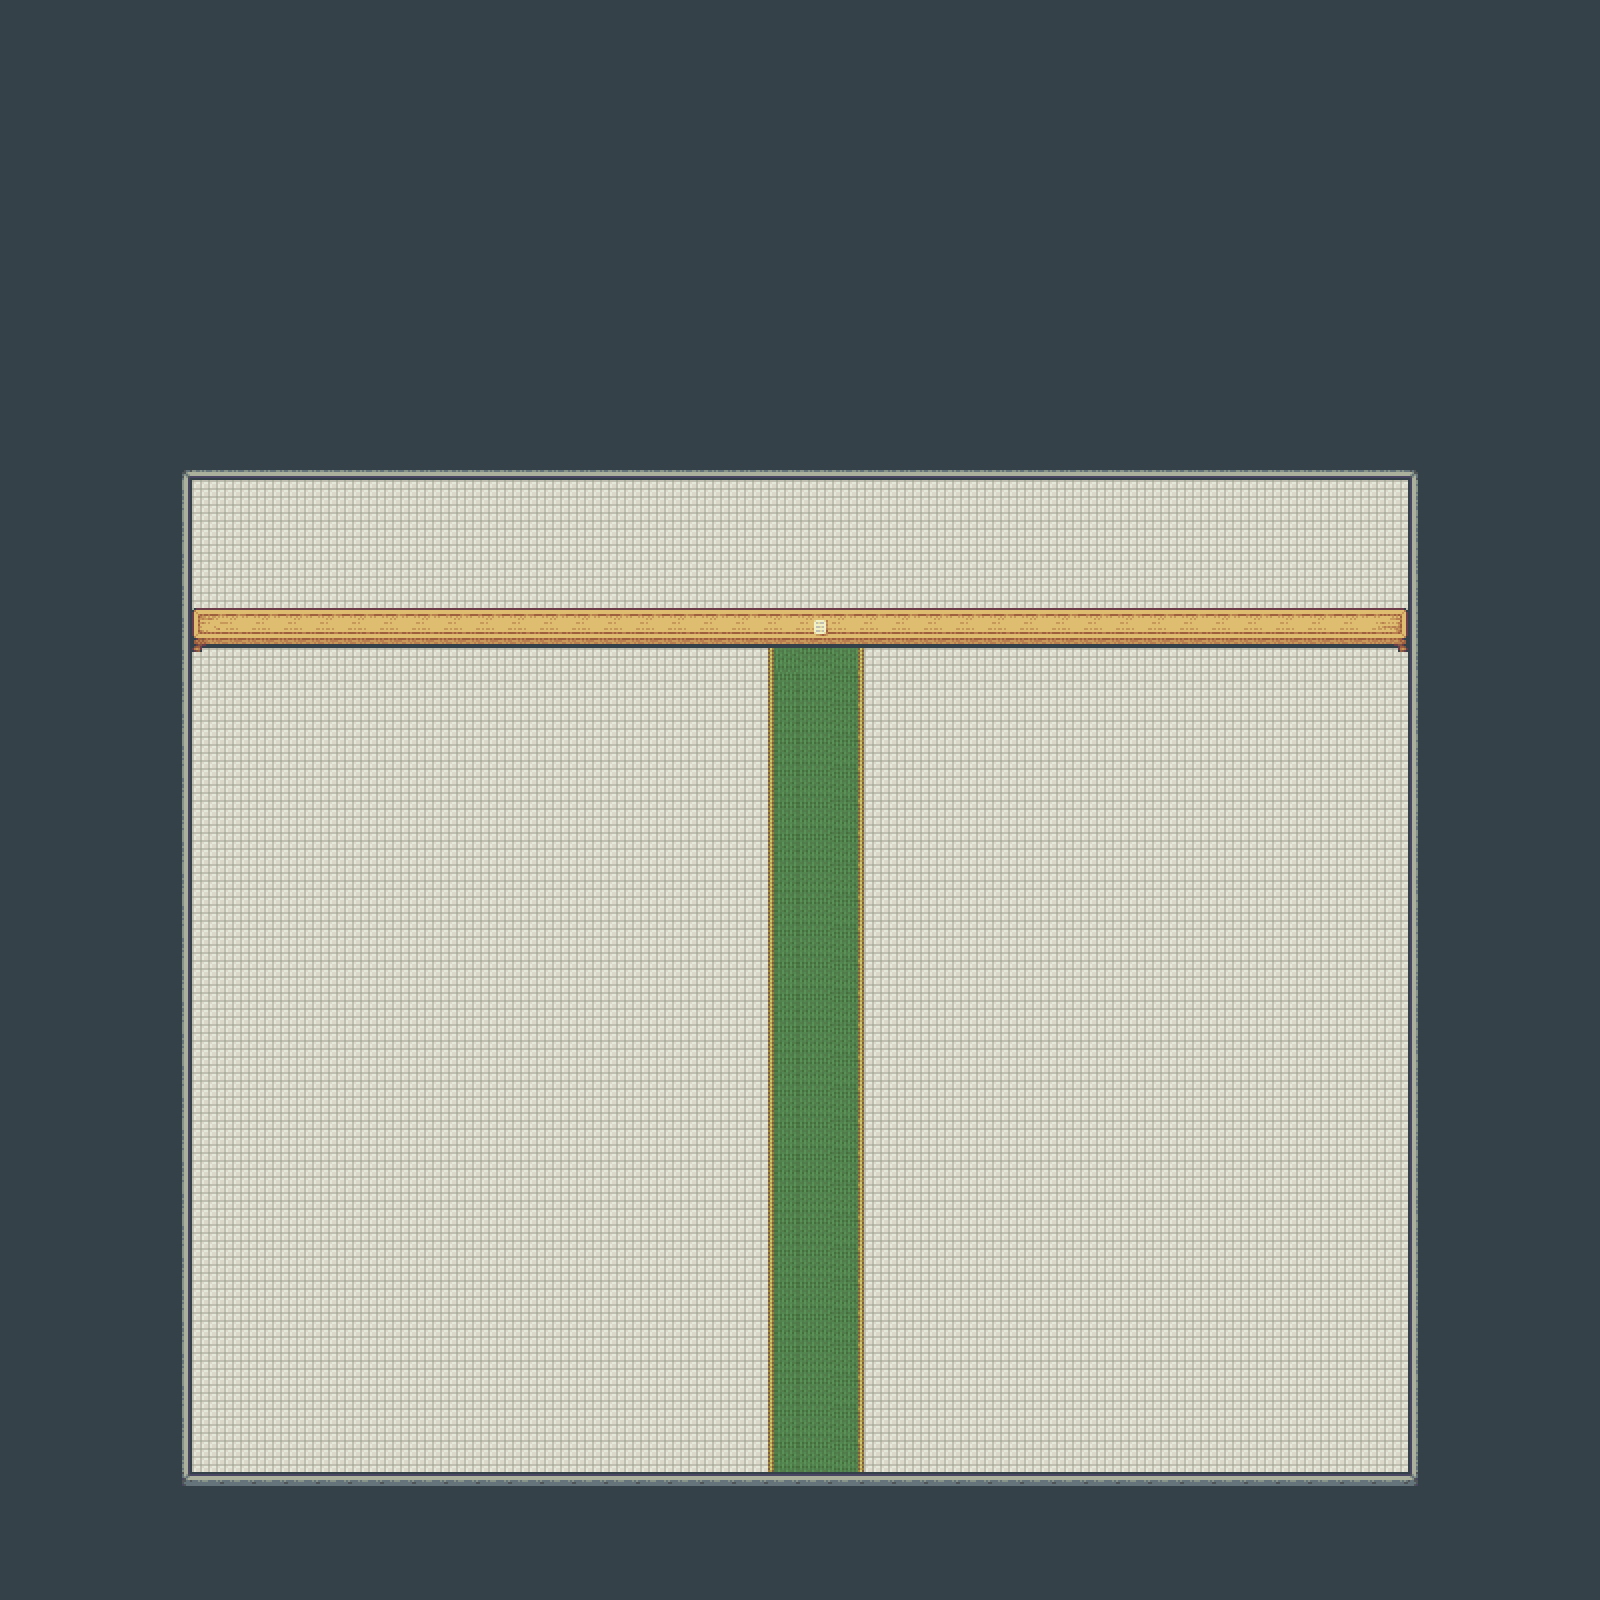

This game map was drawn from its Tiled (.tmx) file and the tilesets committed beside it. A one-line description and the trimmed map source follow:
An orthogonal 50x50 tile map with 32x32 px tiles, 2 tile layers (Tile Layer 1, Tile Layer 2), 18 tilesets and 1 object (npc).

<map version="1.2" tiledversion="1.3.0" orientation="orthogonal" renderorder="right-down" compressionlevel="0" width="50" height="50" tilewidth="32" tileheight="32" infinite="0" nextlayerid="4" nextobjectid="2">
 <tileset firstgid="1" source="castle.tsx" />
 <tileset firstgid="579" source="desert.tsx" />
 <tileset firstgid="993" source="dungeon.tsx" />
 <tileset firstgid="2472" source="house.tsx" />
 <tileset firstgid="5094" source="inside.tsx" />
 <tileset firstgid="6774" source="outside.tsx" />
 <tileset firstgid="8022" source="terrain.tsx" />
 <tileset firstgid="9972" source="water.tsx" />
 <tileset firstgid="12777" source="beach.tsx" />
 <tileset firstgid="13713" source="dark_dimension.tsx" />
 <tileset firstgid="14322" source="farm_fort.tsx" />
 <tileset firstgid="16454" source="inside2.tsx" />
 <tileset firstgid="17079" source="inside3.tsx" />
 <tileset firstgid="17655" source="outside2.tsx" />
 <tileset firstgid="18231" source="outside3.tsx" />
 <tileset firstgid="18856" source="outside4.tsx" />
 <tileset firstgid="19720" source="ruindungeons_sheet_full.tsx" />
 <tileset firstgid="22268" source="ship_tileset.tsx" />
 <layer id="1" name="Tile Layer 1" width="50" height="50">
  <data>[2500 cells, 2500 non-empty, 16 distinct tile ids]</data>
 </layer>
 <layer id="2" name="Tile Layer 2" width="50" height="50">
  <data>[2500 cells, 76 non-empty, 7 distinct tile ids]</data>
 </layer>
 <objectgroup id="3" name="Object Layer 1">
  <object id="1" name="Schiphol Medewerker" type="npc" x="800" y="576" width="32" height="32">
   <properties>
    <property name="animation" value="shopKeeper5" />
    <property name="direction" value="DOWN" />
    <property name="jsonFile" value="schiphol.json" />
    <property name="name" value="Schiphol Medewerker" />
    <property name="npcClass" value="Employee" />
   </properties>
  </object>
 </objectgroup>
</map>
